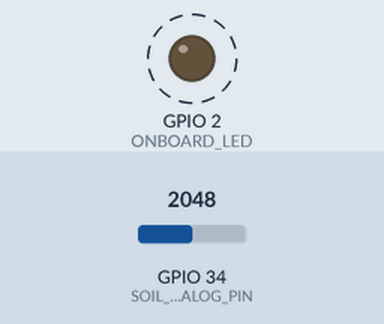
Simulated run of this sketch. Board: ESP32. Parts: output pins drawn as LEDs (lit = HIGH). Dashed ring = blinking. Inputs (shaded band) come from the test bench; at power-on: GPIO 34 (SOIL_ANALOG_PIN) = 2048. What the sketch prints to the serial monitor is not drawn.

Above: at 1.2 s.
Timing chart, 0 to 5.0 s (numbered marks = the images above):
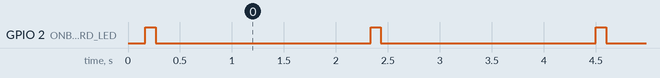

The sketch:

session-02-blink.ino
```cpp
#define SOIL_ANALOG_PIN 34
#define ONBOARD_LED     2

void setup() {
    Serial.begin(115200);
    pinMode(ONBOARD_LED, OUTPUT);
}

float readFilteredSoilVWC() {
    const int totalSamples = 11; // Odd tracking matrix window size
    int samples[totalSamples];

    // 1. Array sample gathering
    for(int i = 0; i < totalSamples; i++) {
        samples[i] = analogRead(SOIL_ANALOG_PIN);
        delay(15);
    }

    // 2. Clear transient circuit spikes using a simple bubble sort filter
    for(int i = 0; i < totalSamples-1; i++) {
        for(int j = 0; j < totalSamples-i-1; j++) {
            if(samples[j] > samples[j+1]) {
                int temp = samples[j];
                samples[j] = samples[j+1];
                samples[j+1] = temp;
            }
        }
    }

    int medianRaw = samples[totalSamples / 2];

    // 3. Translate raw output directly into Volumetric Water Content percentage curves
    float vwcPercentage = map(medianRaw, 3400, 1200, 0, 100);
    return constrain(vwcPercentage, 0.0, 100.0);
}

void loop() {
    float soilMoisture = readFilteredSoilVWC();
    Serial.print("AGRI_DATA | VWC: ");
    Serial.print(soilMoisture);
    Serial.println("%");

    digitalWrite(ONBOARD_LED, HIGH);
    delay(100);
    digitalWrite(ONBOARD_LED, LOW);
    delay(1900);
}
```

Measured:
- by itself, GPIO 2 (ONBOARD_LED): alternates HIGH for 0.10 s and LOW for 2.1 s
